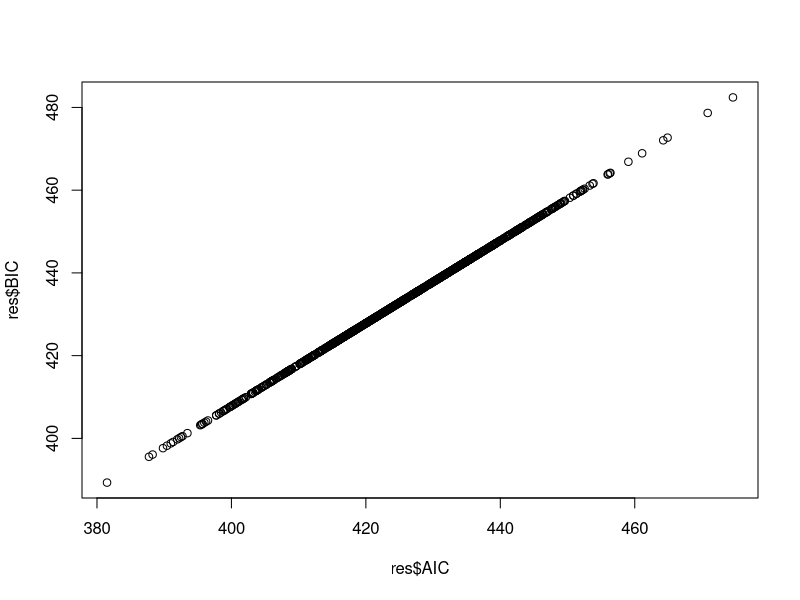
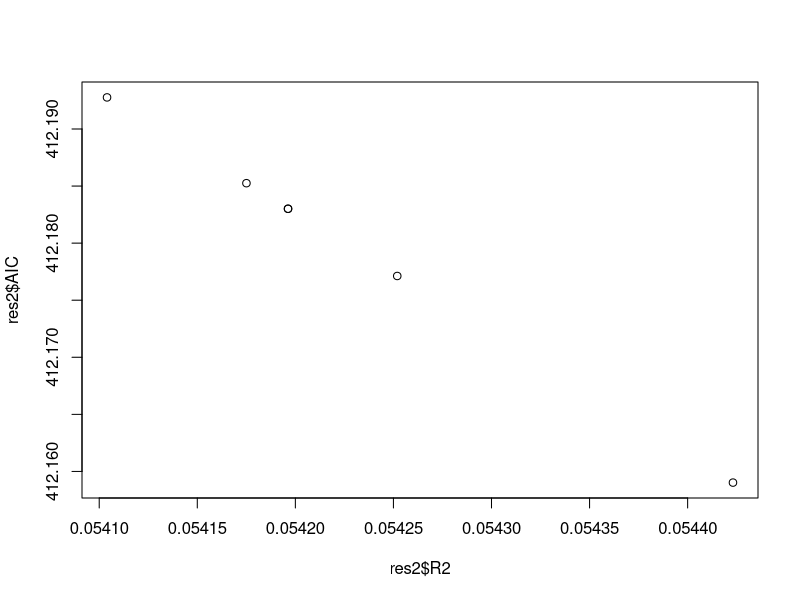

Recreate these plots in R, in order.
#####
# STEP1: simulation with different data
#######

# set number of simulations
n_sim = 1000

# create empty object for results
res = data.frame(R2=rep(NA, n_sim), AIC=rep(NA, n_sim), BIC=rep(NA, n_sim))

for (iS in 1:n_sim){
  
  x = rnorm(100)
  y = x + rnorm(100, sd=2)
  mod = lm(y~x)
  
  res$R2[iS] = summary(mod)$r.squared
  res$AIC[iS] = AIC(mod)
  res$BIC[iS] = BIC(mod)

  
}

plot(res$AIC, res$BIC)



#####
# STEP2: simulation with same data, different transformation
#######
# launch this section several times.


# different transformations

cube = function(x){x^3}
quadr = function(x){x^2}
logm100 = function(x){log(100-x)}
log10m100 = function(x){log10(100-x)}
#log10mAve = function(x){log10(mean(x)-x)} # not included now.
inv = function(x){1/x}


transfs = c("identity", "cube", "quadr", "logm100", "log10m100",  "inv")

x = rnorm(100, mean=50)
y = x + rnorm(100, sd=2)

res2 = data.frame(R2=rep(NA, length(transfs)), AIC=rep(NA, length(transfs)), BIC=rep(NA, length(transfs)))

for (iT in 1:length(transfs)){
  
  mod = eval(parse(file="", text=paste("mod=lm(y~", transfs[iT], "(x) )", sep="")))
  
  res2$R2[iT] = summary(mod)$r.squared
  res2$AIC[iT] = AIC(mod)
  res2$BIC[iT] = BIC(mod)
  
  
}

plot(res2$R2, res2$AIC)



